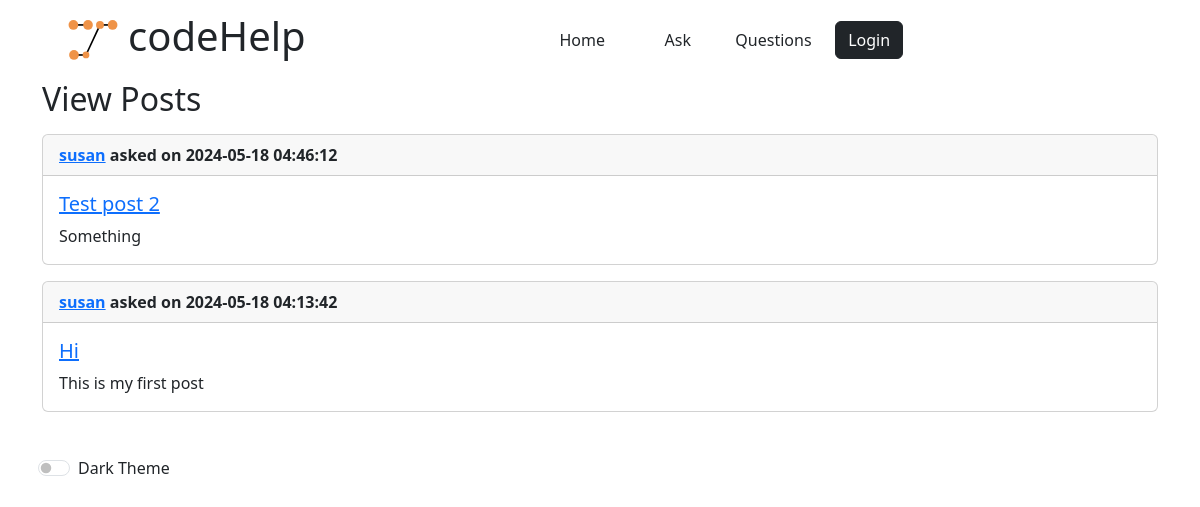
/viewPosts, run on an earlier commit of the app's database.
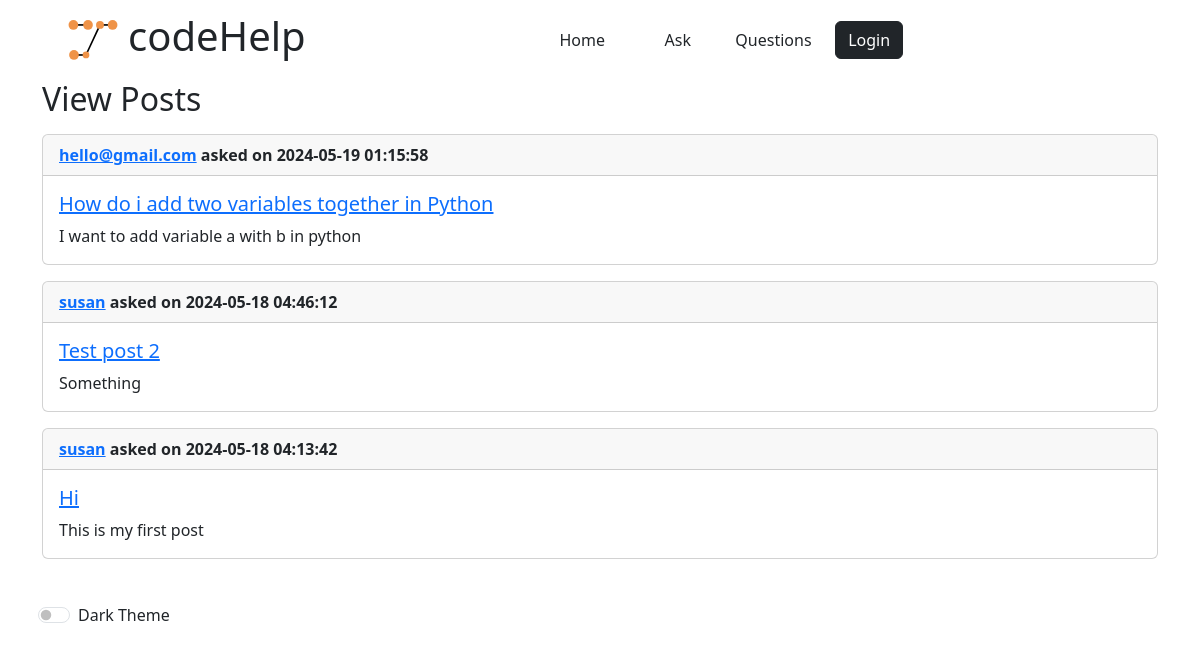
And on a later commit of the database.
### app/models.py (models this page shows, shortened)
class Post(db.Model):
    id: so.Mapped[int] = so.mapped_column(primary_key=True)
    title: so.Mapped[str] = so.mapped_column(sa.String(140))
    body: so.Mapped[str] = so.mapped_column(sa.String(256))
    timestamp: so.Mapped[datetime] = so.mapped_column(
        index=True, default=lambda: datetime.now(timezone.utc).replace(microsecond=0))
    user_id: so.Mapped[int] = so.mapped_column(sa.ForeignKey(User.id),
                                               index=True)
    author: so.Mapped[User] = so.relationship(back_populates='posts')
    comments: so.WriteOnlyMapped['Comment'] = so.relationship(
        back_populates='post')

class User(UserMixin, db.Model):
    id: so.Mapped[int] = so.mapped_column(primary_key=True)
    username: so.Mapped[str] = so.mapped_column(sa.String(64), index=True,
                                                unique=True)
    email: so.Mapped[str] = so.mapped_column(sa.String(120), index=True,
                                             unique=True)
    password_hash: so.Mapped[Optional[str]] = so.mapped_column(sa.String(256))
    posts: so.WriteOnlyMapped['Post'] = so.relationship(
        back_populates='author')
    comments: so.WriteOnlyMapped['Comment'] = so.relationship(
        back_populates='author')

### app/routes.py (the view)
@app.route('/viewPosts')
def viewPosts():
    posts = Post.query.order_by(desc(Post.timestamp)).all()
    return render_template('viewPosts.html', posts=posts)

### app/templates/viewPosts.html
{% extends "base.html" %}
{% block content %}
<div class="container">
    <h2>View Posts</h2>
    <div id="posts" class="mt-3">
        {% for post in posts %}
        <div class="card mb-3">
            <div class="card-header">
                <strong><a href="{{ url_for('profile', user_id=post.author.id) }}">{{ post.author.username }}</a> asked on {{post.timestamp}}</strong>
            </div>
            <div class="card-body">
                <h5 class="card-title"><a href="{{ url_for('postDetails', post_id=post.id) }}">{{ post.title }}</a></h5>
                <p class="card-text">{{ post.body }}</p>
            </div>
        </div>
        {% endfor %}
    </div>
</div>
{% endblock %}

### app/templates/base.html (shortened to what this page needs)
<!DOCTYPE html>
<html>
<head>
	<link href="https://cdn.jsdelivr.net/npm/bootstrap@5.3.3/dist/css/bootstrap.min.css" rel="stylesheet">
    <link href="{{ url_for('static', filename='codeHelp.css') }}" rel="stylesheet">
</head>
<body>
    <div class="container p-2 my-1" style="margin-right: 0;">
        <div class="row">
            <div class="col-md-5 d-flex">
                <img src="{{ url_for('static', filename='logo.svg') }}" alt="" style="width: 50px; margin-right: 10px;">
                <h1>codeHelp</h1>
            </div>
            <div class="col-md-1 d-flex align-items-center justify-content-center">
                <a href="{{ url_for('index') }}" type="button" class="btn btn-home">Home</a>
            </div>
            <div class="col-md-1 d-flex align-items-center justify-content-center">
                <a href="{{ url_for('newPost') }}" class="btn btn-ask">Ask</a>
            </div>
            <div class="col-md-1 d-flex align-items-center justify-content-center">
                <a href="{{ url_for('viewPosts') }}" class="btn btn-ask">Questions</a>
            </div>
            <div class="col-md-1 d-flex align-items-center justify-content-center">
                {% if current_user.is_anonymous %}
                <a href="{{ url_for('login') }}" type="button" class="btn btn2 btn-login btn-dark rounded">Login</a>
                {% else %}
                <a onclick="profMenuToggle()" type="button" class="btn btn2 btn-login btn-dark rounded">{{ current_user.username }}</a>
                {% endif %}
            </div>
        </div>
    </div>
    <div id="content">
        {% block content %}{% endblock %}
    </div>
    <footer class="footer mt-auto py-3">
        <div class="container p-2 my-1">
            <div class="form-check form-switch">
                <input class="form-check-input" type="checkbox" id="themeToggle" value="light">
                <label class="form-check-label" for="themeToggle">Dark Theme</label>
            </div>
        </div>
    </footer>
</body>
</html>

### app/static/codeHelp.css (style rules this page uses)
body { background-color: #ffffff; color: #212529; }

What changed in the data, as far as the page shows it:
added Post: author.username "hello@gmail.com", timestamp "2024-05-19 01:15:58", title "How do i add two variables together in Python", body "I want to add variable a with b in python"
